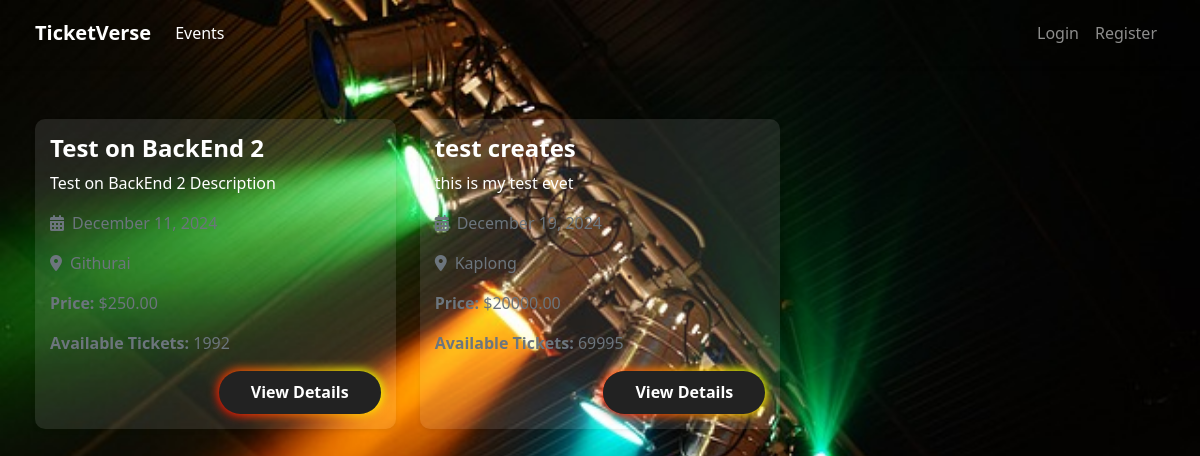
The app's page /, older data.
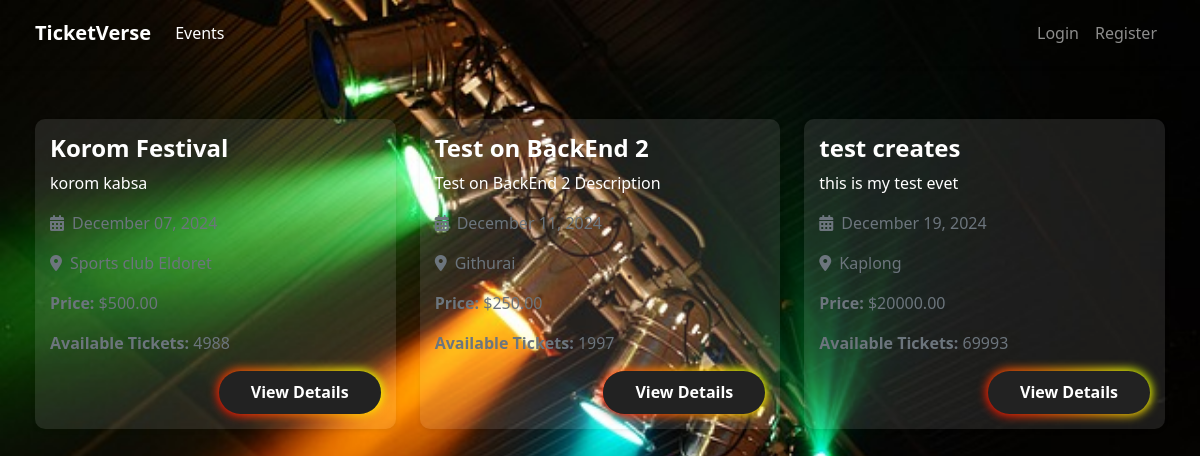
The same page, newer data.
### events/models.py (models this page shows, shortened)
class Event(models.Model):
    title = models.CharField(max_length=200)
    description = models.TextField()
    date = models.DateTimeField()
    venue = models.CharField(max_length=200)
    capacity = models.PositiveIntegerField()
    price = models.DecimalField(max_digits=10, decimal_places=2)
    created_by = models.ForeignKey(User, on_delete=models.CASCADE)
    created_at = models.DateTimeField(auto_now_add=True)
    updated_at = models.DateTimeField(auto_now=True)
    @property
    def available_tickets(self):
        sold_tickets = self.ticket_set.filter(is_cancelled=False).count()
        return self.capacity - sold_tickets

### events/views.py (the view)
# urls.py: path('', views.EventListView.as_view(), name='event-list'),
class EventListView(ListView):
    model = Event
    template_name = 'events/event_list.html'
    context_object_name = 'events'
    ordering = ['date']
    paginate_by = 10

### templates/events/event_list.html (shortened to what this page needs)
{% extends "base.html" %}
{% block content %}
<div class="row">
    {% for event in events %}
        <div class="col-md-4 mb-4">
            <div class="card border-0 shadow-sm">
                <div class="card-body d-flex flex-column justify-content-between">
                    <div>
                        <h5 class="card-title">{{ event.title }}</h5>
                        <p class="card-text">{{ event.description|truncatewords:15 }}</p>
                        <p class="card-text text-muted">
                            <i class="fas fa-calendar-alt me-2"></i>{{ event.date|date:"F d, Y" }}
                        </p>
                        <p class="card-text text-muted">
                            <i class="fas fa-map-marker-alt me-2"></i>{{ event.venue }}
                        </p>
                        <p class="card-text text-muted">
                            <strong>Price:</strong> ${{ event.price }}
                        </p>
                        <p class="card-text text-muted">
                            <strong>Available Tickets:</strong> {{ event.available_tickets }}
                        </p>
                    </div>
                    <a href="{% url 'event-detail' event.pk %}" class="button-85 align-self-end mt-3"><strong>View Details</strong></a>
                </div>
            </div>
        </div>
    {% empty %}
        <div class="col-12">
            <p>No events available.</p>
        </div>
    {% endfor %}
</div>
{% endblock content %}

Row changes from the older to the newer data that the page shows:
added Event: title "Korom Festival", description "korom kabsa", date "December 07, 2024", venue "Sports club Eldoret", price "500.00", available_tickets "4988"
computed for Event "Test on BackEnd 2": available_tickets "1992" → "1997"
computed for Event "test creates": available_tickets "69995" → "69993"
